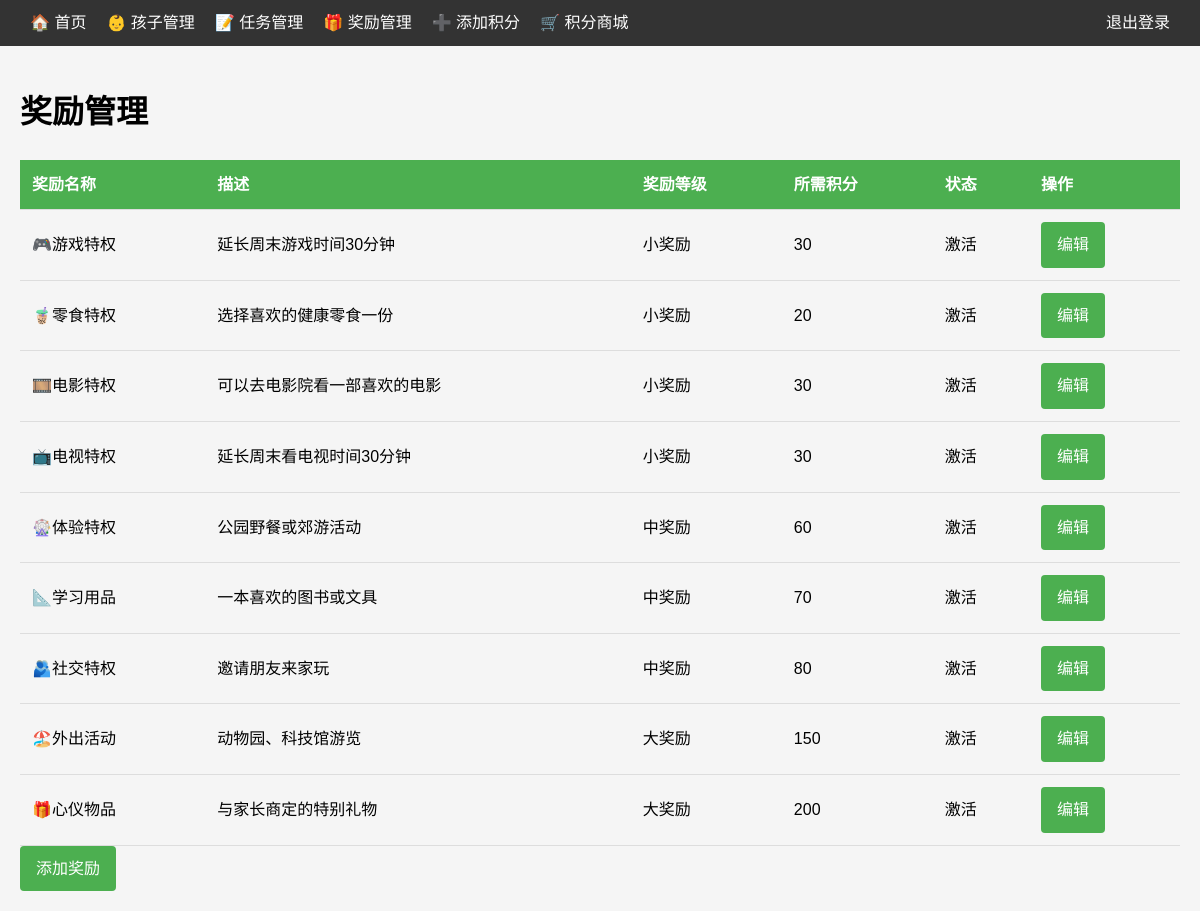
The app's page /rewards (signed in) with its own data.
### app/models.py (models this page shows)
class Reward(db.Model):
    id = db.Column(db.Integer, primary_key=True)
    name = db.Column(db.String(128), nullable=False)
    description = db.Column(db.Text)
    cost = db.Column(db.Integer, nullable=False)  # 兑换奖励所需的积分
    level = db.Column(db.String(64), nullable=False, default='小奖励')
    is_active = db.Column(db.Boolean, default=True)
    records = db.relationship('RewardRecord', backref='reward', lazy='dynamic')

### app/main/views.py (the view)
@main.route('/rewards')
@login_required
def list_rewards():
    rewards = Reward.query.all()
    return render_template('rewards.html', rewards=rewards)

### app/models.py (called while the page is built)
@login_manager.user_loader
def load_user(user_id):
    return User.query.get(int(user_id))

### app/templates/rewards.html (shortened to what this page needs)
{% extends "base.html" %}
{% block content %}
<h1>奖励管理</h1>
{% if rewards %}
<table>
    <tr>
        <th>奖励名称</th>
        <th>描述</th>
        <th>奖励等级</th>
        <th>所需积分</th>
        <th>状态</th>
        <th>操作</th>
    </tr>
    {% for reward in rewards %}
    <tr>
        <td>{{ reward.name }}</td>
        <td>{{ reward.description or '无' }}</td>
        <td>{{ reward.level }}</td>
        <td>{{ reward.cost }}</td>
        <td>{{ '激活' if reward.is_active else '停用' }}</td>
        <td>
            <a href="{{ url_for('main.edit_reward', reward_id=reward.id) }}" class="button">编辑</a>
        </td>
    </tr>
    {% endfor %}
</table>
{% else %}
<p>您还没有添加奖励</p>
{% endif %}
<a href="{{ url_for('main.add_reward') }}" class="button">添加奖励</a>
{% endblock %}

### app/templates/base.html (style rules this page uses)
body { font-family: Arial, sans-serif; margin: 0; padding: 0; background-color: #f5f5f5; line-height: 1.6; }
table { width: 100%; border-collapse: collapse; min-width: 600px; }
th, td { padding: 12px; text-align: left; border-bottom: 1px solid #ddd; white-space: nowrap; }
th { background-color: #4CAF50; color: white; }
.button { display: inline-block; padding: 10px 16px; background-color: #4CAF50; color: white; text-decoration: none; border-radius: 4px; border: none; cursor: pointer; font-size: 16px; transition: background-color 0.3s; }

### records on screen
Reward: name "🎮游戏特权", description "延长周末游戏时间30分钟", level "小奖励", cost "30", is_active "激活"
Reward: name "🧋零食特权", description "选择喜欢的健康零食一份", level "小奖励", cost "20", is_active "激活"
Reward: name "🎞️电影特权", description "可以去电影院看一部喜欢的电影", level "小奖励", cost "30", is_active "激活"
Reward: name "📺电视特权", description "延长周末看电视时间30分钟", level "小奖励", cost "30", is_active "激活"
Reward: name "🎡体验特权", description "公园野餐或郊游活动", level "中奖励", cost "60", is_active "激活"
Reward: name "📐学习用品", description "一本喜欢的图书或文具", level "中奖励", cost "70", is_active "激活"
Reward: name "🫂社交特权", description "邀请朋友来家玩", level "中奖励", cost "80", is_active "激活"
Reward: name "🏖️外出活动", description "动物园、科技馆游览", level "大奖励", cost "150", is_active "激活"
Reward: name "🎁心仪物品", description "与家长商定的特别礼物", level "大奖励", cost "200", is_active "激活"
